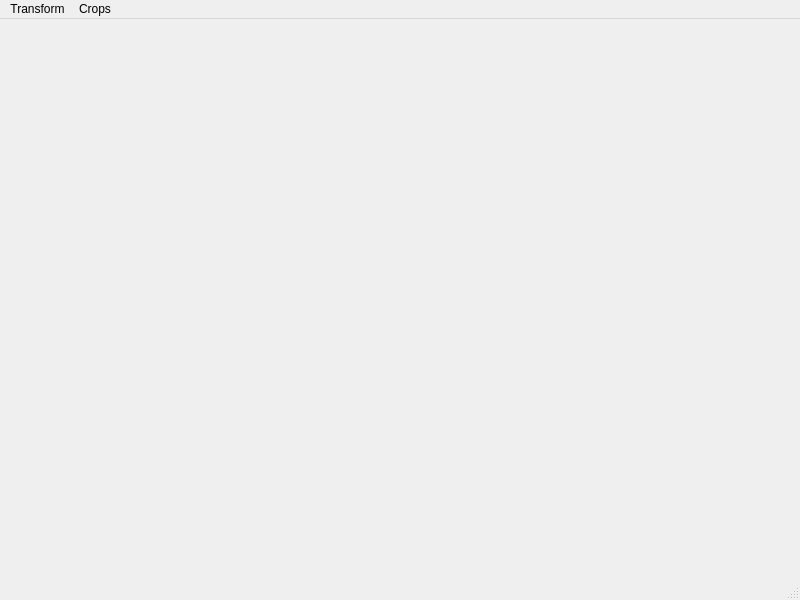
<?xml version="1.0" encoding="UTF-8"?>
<ui version="4.0">
 <class>MainWindow</class>
 <widget class="QMainWindow" name="MainWindow">
  <property name="geometry">
   <rect>
    <x>0</x>
    <y>0</y>
    <width>800</width>
    <height>600</height>
   </rect>
  </property>
  <property name="windowTitle">
   <string>MainWindow</string>
  </property>
  <widget class="QWidget" name="centralwidget"/>
  <widget class="QMenuBar" name="menubar">
   <property name="geometry">
    <rect>
     <x>0</x>
     <y>0</y>
     <width>800</width>
     <height>31</height>
    </rect>
   </property>
   <widget class="QMenu" name="menuTransform">
    <property name="title">
     <string>Transform</string>
    </property>
    <widget class="QMenu" name="menuFlipping_2">
     <property name="title">
      <string>Flipping</string>
     </property>
     <addaction name="actionHorizontal_2"/>
     <addaction name="actionVertikal_2"/>
    </widget>
    <addaction name="actionTranslasi"/>
    <addaction name="actionRotasi"/>
    <addaction name="menuFlipping_2"/>
    <addaction name="actionZoom"/>
   </widget>
   <widget class="QMenu" name="menuCrops">
    <property name="title">
     <string>Crops</string>
    </property>
   </widget>
   <addaction name="menuTransform"/>
   <addaction name="menuCrops"/>
  </widget>
  <widget class="QStatusBar" name="statusbar"/>
  <action name="actionTranslasi">
   <property name="text">
    <string>Translasi</string>
   </property>
  </action>
  <action name="actionRotasi">
   <property name="text">
    <string>Rotasi</string>
   </property>
  </action>
  <action name="actionHorizontal">
   <property name="text">
    <string>Horizontal</string>
   </property>
  </action>
  <action name="actionVertikal">
   <property name="text">
    <string>Vertikal</string>
   </property>
  </action>
  <action name="actionHorizontal_2">
   <property name="text">
    <string>Horizontal</string>
   </property>
  </action>
  <action name="actionVertikal_2">
   <property name="text">
    <string>Vertikal</string>
   </property>
  </action>
  <action name="actionZoom">
   <property name="text">
    <string>Zoom</string>
   </property>
  </action>
 </widget>
 <resources/>
 <connections/>
</ui>
